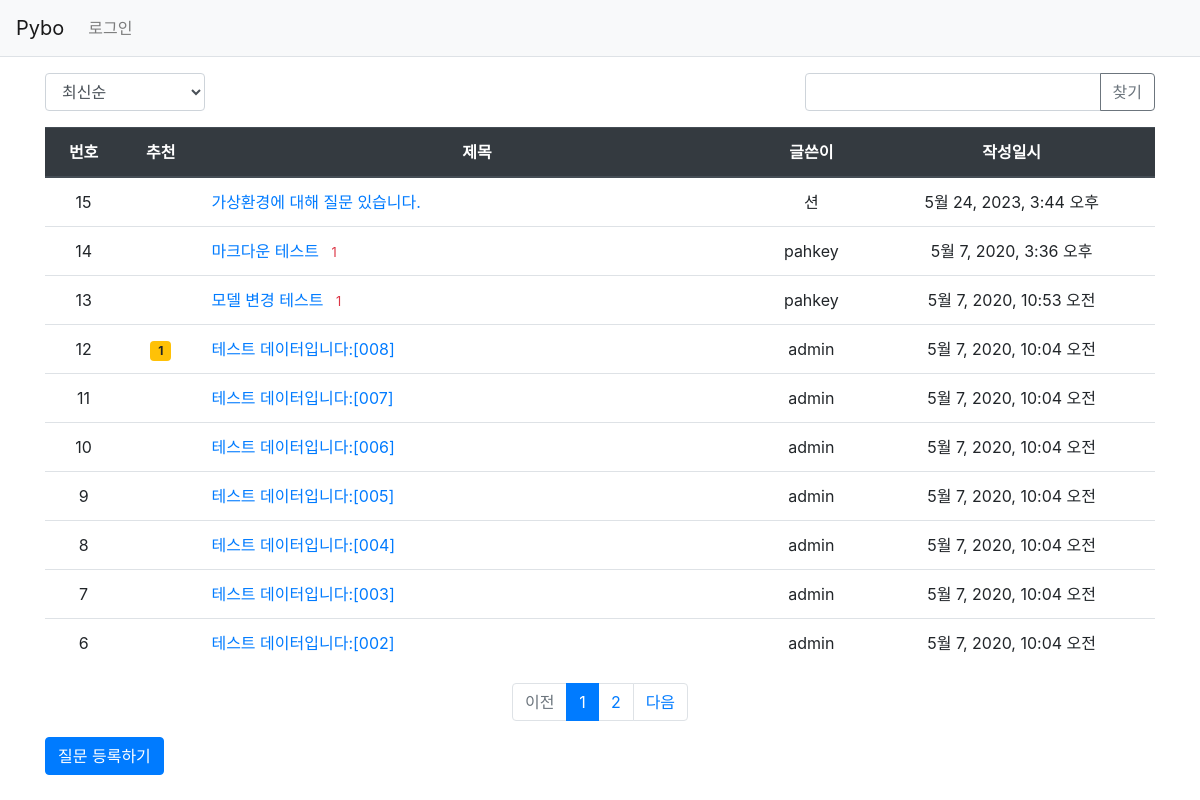
Screenshot of /pybo/ with the database file from the repository.
### pybo/models.py (models this page shows, shortened)
class Question(models.Model):
    author = models.ForeignKey(User, on_delete=models.CASCADE, related_name='author_question')
    subject = models.CharField(max_length=200)
    content = models.TextField()
    create_date = models.DateTimeField()
    modify_date = models.DateTimeField(null=True, blank=True)
    modify_count = models.IntegerField(default=0)
    voter = models.ManyToManyField(User, related_name='voter_question')

### pybo/views/base_views.py (the view, shortened to what this page needs)
# urls.py: path('', base_views.index, name='index'),  # '/' 에 해당되는 path
def index(request):
    page = request.GET.get('page', '1')  # 페이지
    kw = request.GET.get('kw', '')  # 검색어
    so = request.GET.get('so', 'recent')  # 정렬기준
    if so == 'recommend':
        question_list = Question.objects.annotate(num_voter=Count('voter')).order_by('-num_voter', '-create_date')
    elif so == 'popular':
        question_list = Question.objects.annotate(num_answer=Count('answer')).order_by('-num_answer', '-create_date')
    else:  # recent
        question_list = Question.objects.order_by('-create_date')
    paginator = Paginator(question_list, 10)  # 페이지당 10개씩 보여주기
    page_obj = paginator.get_page(page)
    context = {'question_list': page_obj, 'page': page, 'kw': kw, 'so': so}  # <------ so 추가
    return render(request, 'pybo/question_list.html', context)

### pybo/templatetags/pybo_filter.py (called while the page is built)
@register.filter
def sub(value, arg):
    return value - arg

### templates/pybo/question_list.html (shortened to what this page needs)
{% extends 'base.html' %}
{% load pybo_filter %}
{% block content %}
<div class="container my-3">
    <div class="row justify-content-between my-3">
        <div class="col-2">
            <select class="form-control so">
                <option value="recent" {% if so == 'recent' %}selected{% endif %}>최신순</option>
            </select>
        </div>
        <div class="col-4 input-group">
            <input type="text" class="form-control kw" value="{{ kw|default_if_none:'' }}">
            <div class="input-group-append">
                <button class="btn btn-outline-secondary" type="button" id="btn_search">찾기</button>
            </div>
        </div>
    </div>
    <table class="table">
        <thead>
        <tr class="text-center thead-dark">
            <th>번호</th>
            <th>추천</th>
            <th style="width:50%">제목</th>
            <th>글쓴이</th>
            <th>작성일시</th>
        </tr>
        </thead>
        <tbody>
        {% if question_list %}
        {% for question in question_list %}
        <tr class="text-center">
            <td>
                {{ question_list.paginator.count|sub:question_list.start_index|sub:forloop.counter0|add:1 }}
            </td>
            <td>
                {% if question.voter.all.count > 0 %}
                <span class="badge badge-warning px-2 py-1">{{ question.voter.all.count }}</span>
                {% endif %}
            </td>
            <td class="text-left">
                <a href="{% url 'pybo:detail' question.id %}">{{ question.subject }}</a>
                {% if question.answer_set.count > 0 %}
                <span class="text-danger small ml-2">{{ question.answer_set.count }}</span>
                {% endif %}
            </td>
            <td>{{ question.author.username }}</td>
            <td>{{ question.create_date }}</td>
        </tr>
        {% endfor %}
        {% else %}
        <tr>
            <td colspan="3">질문이 없습니다.</td>
        </tr>
        {% endif %}
        </tbody>
    </table>
    <ul class="pagination justify-content-center">
        {% if question_list.has_previous %}
        <li class="page-item">
            <a class="page-link" data-page="{{ question_list.previous_page_number }}" href="#">이전</a>
        </li>
        {% else %}
        <li class="page-item disabled">
            <a class="page-link" tabindex="-1" aria-disabled="true" href="#">이전</a>
        </li>
        {% endif %}
        {% for page_number in question_list.paginator.page_range %}
        {% if page_number >= question_list.number|add:-5 and page_number <= question_list.number|add:5 %}
            {% if page_number == question_list.number %}
            <li class="page-item active" aria-current="page">
                <a class="page-link" data-page="{{ page_number }}" href="#">{{ page_number }}</a>
            </li>
            {% else %}
            <li class="page-item">
                <a class="page-link" data-page="{{ page_number }}" href="#">{{ page_number }}</a>
            </li>
            {% endif %}
        {% endif %}
        {% endfor %}
        {% if question_list.has_next %}
        <li class="page-item">
            <a class="page-link" data-page="{{ question_list.next_page_number }}" href="#">다음</a>
        </li>
        {% else %}
        <li class="page-item disabled">
            <a class="page-link" tabindex="-1" aria-disabled="true" href="#">다음</a>
        </li>
        {% endif %}
    </ul>
    <a href="{% url 'pybo:question_create' %}" class="btn btn-primary">질문 등록하기</a>
</div>
{% endblock %}

### rows the page displays
Question: paginator.count|sub "15", subject "가상환경에 대해 질문 있습니다.", author.username "션", create_date "5월 24, 2023, 3:44 오후"
Question: paginator.count|sub "14", subject "마크다운 테스트", answer_set.count "1", author.username "pahkey", create_date "5월 7, 2020, 3:36 오후"
Question: paginator.count|sub "13", subject "모델 변경 테스트", answer_set.count "1", author.username "pahkey", create_date "5월 7, 2020, 10:53 오전"
Question: paginator.count|sub "12", voter.all.count "1", subject "테스트 데이터입니다:[008]", author.username "admin", create_date "5월 7, 2020, 10:04 오전"
Question: paginator.count|sub "11", subject "테스트 데이터입니다:[007]", author.username "admin", create_date "5월 7, 2020, 10:04 오전"
Question: paginator.count|sub "10", subject "테스트 데이터입니다:[006]", author.username "admin", create_date "5월 7, 2020, 10:04 오전"
Question: paginator.count|sub "9", subject "테스트 데이터입니다:[005]", author.username "admin", create_date "5월 7, 2020, 10:04 오전"
Question: paginator.count|sub "8", subject "테스트 데이터입니다:[004]", author.username "admin", create_date "5월 7, 2020, 10:04 오전"
Question: paginator.count|sub "7", subject "테스트 데이터입니다:[003]", author.username "admin", create_date "5월 7, 2020, 10:04 오전"
Question: paginator.count|sub "6", subject "테스트 데이터입니다:[002]", author.username "admin", create_date "5월 7, 2020, 10:04 오전"

### other values shown
{{ page_number }} "1"
{{ page_number }} "2"
